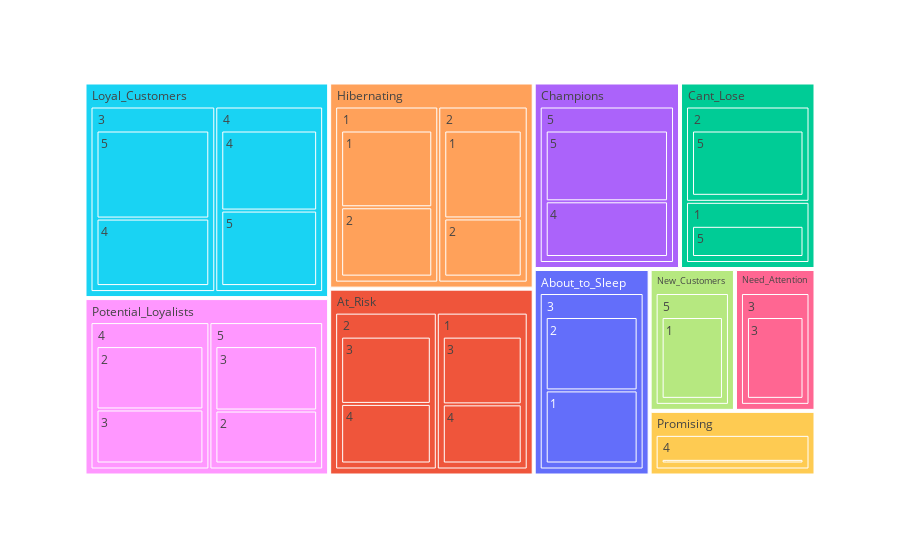

Write notebook code for a chart like this one.
### Code cell
fig = px.treemap(rfm_df, path=['Segment', 'RecencyScore', 'FrequencyScore'], values='Monetary', color='Segment')
fig.show()

### Figure 1 — Plotly figure (JSON) as saved in the notebook; plotly's stock layout.template omitted (floating-point values rounded to 4 significant figures)
{"data": [{"branchvalues": "total", "customdata": [["About_to_Sleep"], ["About_to_Sleep"], ["About_to_Sleep"], ["About_to_Sleep"], ["At_Risk"], ["At_Risk"], ["At_Risk"], ["At_Risk"], ["At_Risk"], ["At_Risk"], ["At_Risk"], ["Cant_Lose"], ["Cant_Lose"], ["Cant_Lose"], ["Cant_Lose"], ["Cant_Lose"], ["Champions"], ["Champions"], ["Champions"], ["Champions"], ["Hibernating"], ["Hibernating"], ["Hibernating"], ["Hibernating"], ["Hibernating"], ["Hibernating"], ["Hibernating"], ["Loyal_Customers"], ["Loyal_Customers"], ["Loyal_Customers"], ["Loyal_Customers"], ["Loyal_Customers"], ["Loyal_Customers"], ["Loyal_Customers"], ["Need_Attention"], ["Need_Attention"], ["Need_Attention"], ["New_Customers"], ["New_Customers"], ["New_Customers"], ["Potential_Loyalists"], ["Potential_Loyalists"], ["Potential_Loyalists"], ["Potential_Loyalists"], ["Potential_Loyalists"], ["Potential_Loyalists"], ["Potential_Loyalists"], ["Promising"], ["Promising"], ["Promising"]], "domain": {"x": [0, 1], "y": [0, 1]}, "hovertemplate": "labels=%{label}<br>Monetary=%{value}<br>parent=%{parent}<br>id=%{id}<br>Segment=%{customdata[0]}<extra></extra>", "ids": ["About_to_Sleep/3", "About_to_Sleep/3/1", "About_to_Sleep", "About_to_Sleep/3/2", "At_Risk", "At_Risk/2/4", "At_Risk/1/4", "At_Risk/1/3", "At_Risk/2", "At_Risk/1", "At_Risk/2/3", "Cant_Lose/2", "Cant_Lose/1", "Cant_Lose/1/5", "Cant_Lose/2/5", "Cant_Lose", "Champions/5/5", "Champions/5/4", "Champions", "Champions/5", "Hibernating/2", "Hibernating/2/2", "Hibernating", "Hibernating/1/1", "Hibernating/2/1", "Hibernating/1", "Hibernating/1/2", "Loyal_Customers", "Loyal_Customers/4", "Loyal_Customers/3/5", "Loyal_Customers/3/4", "Loyal_Customers/3", "Loyal_Customers/4/4", "Loyal_Customers/4/5", "Need_Attention", "Need_Attention/3/3", "Need_Attention/3", "New_Customers/5/1", "New_Customers/5", "New_Customers", "Potential_Loyalists", "Potential_Loyalists/5/2", "Potential_Loyalists/4/2", "Potential_Loyalists/5/3", "Potential_Loyalists/4/3", "Potential_Loyalists/4", "Potential_Loyalists/5", "Promising/4/1", "Promising", "Promising/4"], "labels": ["3", "1", "About_to_Sleep", "2", "At_Risk", "4", "4", "3", "2", "1", "3", "2", "1", "5", "5", "Cant_Lose", "5", "4", "Champions", "5", "2", "2", "Hibernating", "1", "1", "1", "2", "Loyal_Customers", "4", "5", "4", "3", "4", "5", "Need_Attention", "3", "3", "1", "5", "New_Customers", "Potential_Loyalists", "2", "2", "3", "3", "4", "5", "1", "Promising", "4"], "marker": {"colors": ["#636efa", "#636efa", "#636efa", "#636efa", "#EF553B", "#EF553B", "#EF553B", "#EF553B", "#EF553B", "#EF553B", "#EF553B", "#00cc96", "#00cc96", "#00cc96", "#00cc96", "#00cc96", "#ab63fa", "#ab63fa", "#ab63fa", "#ab63fa", "#FFA15A", "#FFA15A", "#FFA15A", "#FFA15A", "#FFA15A", "#FFA15A", "#FFA15A", "#19d3f3", "#19d3f3", "#19d3f3", "#19d3f3", "#19d3f3", "#19d3f3", "#19d3f3", "#FF6692", "#FF6692", "#FF6692", "#B6E880", "#B6E880", "#B6E880", "#FF97FF", "#FF97FF", "#FF97FF", "#FF97FF", "#FF97FF", "#FF97FF", "#FF97FF", "#FECB52", "#FECB52", "#FECB52"]}, "name": "", "parents": ["About_to_Sleep", "About_to_Sleep/3", "", "About_to_Sleep/3", "", "At_Risk/2", "At_Risk/1", "At_Risk/1", "At_Risk", "At_Risk", "At_Risk/2", "Cant_Lose", "Cant_Lose", "Cant_Lose/1", "Cant_Lose/2", "", "Champions/5", "Champions/5", "", "Champions", "Hibernating", "Hibernating/2", "", "Hibernating/1", "Hibernating/2", "Hibernating", "Hibernating/1", "", "Loyal_Customers", "Loyal_Customers/3", "Loyal_Customers/3", "Loyal_Customers", "Loyal_Customers/4", "Loyal_Customers/4", "", "Need_Attention/3", "Need_Attention", "New_Customers/5", "New_Customers", "", "", "Potential_Loyalists/5", "Potential_Loyalists/4", "Potential_Loyalists/5", "Potential_Loyalists/4", "Potential_Loyalists", "Potential_Loyalists", "Promising/4", "", "Promising"], "type": "treemap", "values": [42800.0, 21350.0, 42800.0, 21450.0, 68350.0, 16950.0, 15040.0, 17230.0, 36080.0, 32270.0, 19130.0, 27520.0, 17660.0, 17660.0, 27520.0, 45180.0, 27310.0, 21480.0, 48790.0, 48790.0, 35020.0, 13940.0, 75400.0, 21210.0, 21080.0, 40370.0, 19160.0, 94300.0, 43730.0, 28630.0, 21950.0, 50580.0, 22510.0, 21220.0, 20430.0, 20430.0, 20430.0, 21640.0, 21640.0, 21640.0, 77610.0, 17110.0, 21420.0, 20840.0, 18250.0, 39660.0, 37950.0, 19170.0, 19170.0, 19170.0]}], "layout": {"legend": {"tracegroupgap": 0}, "margin": {"t": 60}}}
